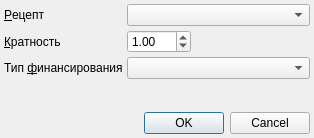
<?xml version="1.0" encoding="UTF-8"?>
<ui version="4.0">
 <class>Dialog</class>
 <widget class="QDialog" name="Dialog">
  <property name="geometry">
   <rect>
    <x>0</x>
    <y>0</y>
    <width>314</width>
    <height>138</height>
   </rect>
  </property>
  <property name="windowTitle">
   <string>Укажите рецепт</string>
  </property>
  <layout class="QGridLayout" name="gridLayout">
   <property name="margin">
    <number>4</number>
   </property>
   <property name="spacing">
    <number>4</number>
   </property>
   <item row="0" column="0">
    <widget class="QLabel" name="lblRecipe">
     <property name="text">
      <string>&amp;Рецепт</string>
     </property>
     <property name="buddy">
      <cstring>cmbRecipe</cstring>
     </property>
    </widget>
   </item>
   <item row="0" column="1" colspan="2">
    <widget class="CRBTreeComboBox" name="cmbRecipe">
     <property name="sizePolicy">
      <sizepolicy hsizetype="Expanding" vsizetype="Fixed">
       <horstretch>0</horstretch>
       <verstretch>0</verstretch>
      </sizepolicy>
     </property>
    </widget>
   </item>
   <item row="1" column="0">
    <widget class="QLabel" name="lblRate">
     <property name="text">
      <string>&amp;Кратность</string>
     </property>
     <property name="buddy">
      <cstring>edtRate</cstring>
     </property>
    </widget>
   </item>
   <item row="1" column="1">
    <widget class="QDoubleSpinBox" name="edtRate">
     <property name="maximum">
      <double>999.990000000000009</double>
     </property>
     <property name="value">
      <double>1.000000000000000</double>
     </property>
    </widget>
   </item>
   <item row="2" column="0">
    <widget class="QLabel" name="lblFinance">
     <property name="text">
      <string>Тип &amp;финансирования</string>
     </property>
     <property name="buddy">
      <cstring>cmbFinance</cstring>
     </property>
    </widget>
   </item>
   <item row="3" column="0">
    <spacer name="verticalSpacer">
     <property name="orientation">
      <enum>Qt::Vertical</enum>
     </property>
     <property name="sizeHint" stdset="0">
      <size>
       <width>103</width>
       <height>13</height>
      </size>
     </property>
    </spacer>
   </item>
   <item row="4" column="0" colspan="3">
    <widget class="QDialogButtonBox" name="buttonBox">
     <property name="orientation">
      <enum>Qt::Horizontal</enum>
     </property>
     <property name="standardButtons">
      <set>QDialogButtonBox::Cancel|QDialogButtonBox::Ok</set>
     </property>
    </widget>
   </item>
   <item row="1" column="2">
    <spacer name="horizontalSpacer">
     <property name="orientation">
      <enum>Qt::Horizontal</enum>
     </property>
     <property name="sizeHint" stdset="0">
      <size>
       <width>40</width>
       <height>20</height>
      </size>
     </property>
    </spacer>
   </item>
   <item row="2" column="1" colspan="2">
    <widget class="CRBComboBox" name="cmbFinance"/>
   </item>
  </layout>
 </widget>
 <customwidgets>
  <customwidget>
   <class>CRBTreeComboBox</class>
   <extends>QComboBox</extends>
   <header>library/RBTreeComboBox.h</header>
  </customwidget>
  <customwidget>
   <class>CRBComboBox</class>
   <extends>QComboBox</extends>
   <header>library/crbcombobox.h</header>
  </customwidget>
 </customwidgets>
 <tabstops>
  <tabstop>cmbRecipe</tabstop>
  <tabstop>edtRate</tabstop>
  <tabstop>cmbFinance</tabstop>
  <tabstop>buttonBox</tabstop>
 </tabstops>
 <resources/>
 <connections>
  <connection>
   <sender>buttonBox</sender>
   <signal>accepted()</signal>
   <receiver>Dialog</receiver>
   <slot>accept()</slot>
   <hints>
    <hint type="sourcelabel">
     <x>224</x>
     <y>115</y>
    </hint>
    <hint type="destinationlabel">
     <x>157</x>
     <y>133</y>
    </hint>
   </hints>
  </connection>
  <connection>
   <sender>buttonBox</sender>
   <signal>rejected()</signal>
   <receiver>Dialog</receiver>
   <slot>reject()</slot>
   <hints>
    <hint type="sourcelabel">
     <x>292</x>
     <y>121</y>
    </hint>
    <hint type="destinationlabel">
     <x>286</x>
     <y>133</y>
    </hint>
   </hints>
  </connection>
 </connections>
</ui>
